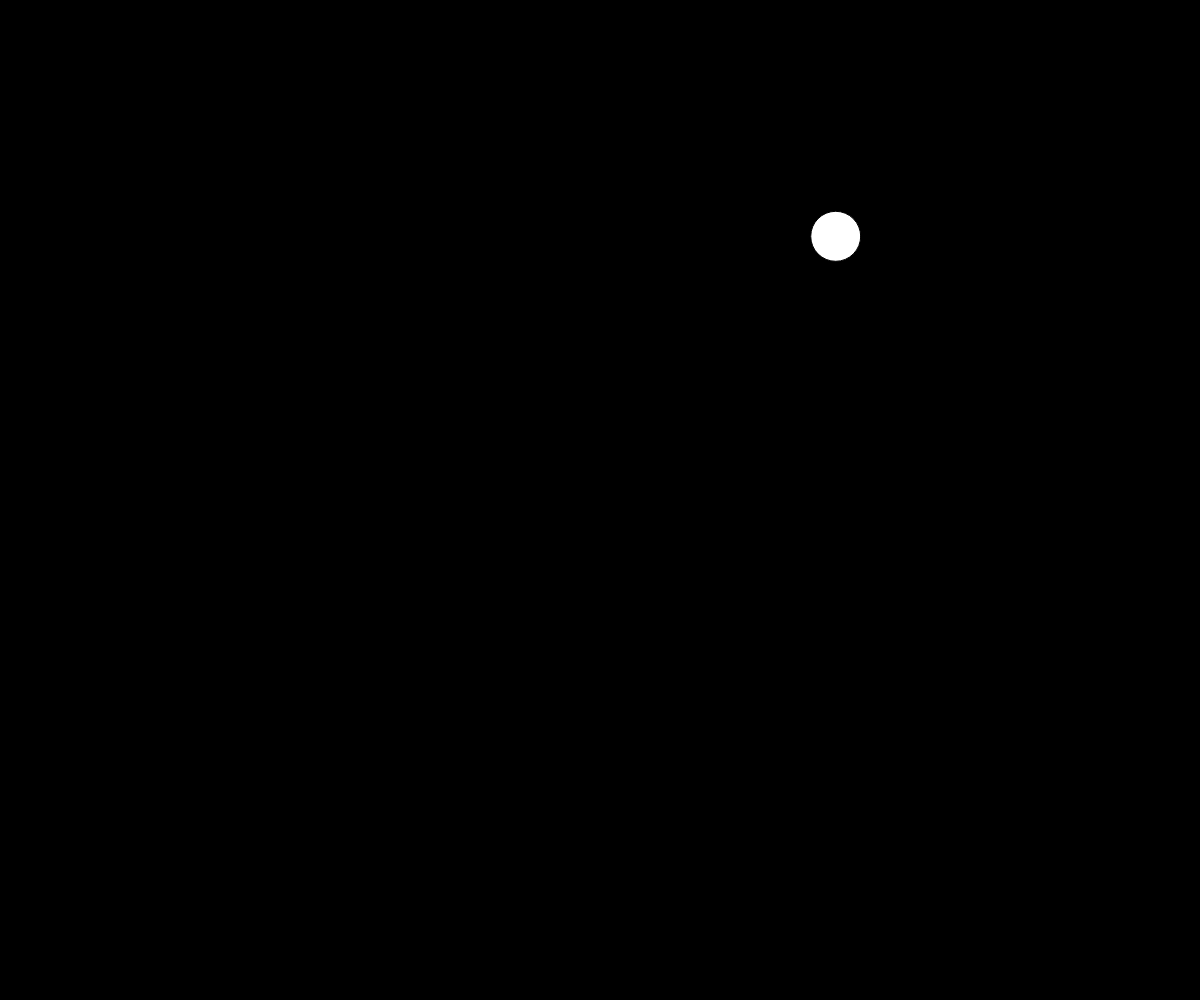
Frame 1 (no input)
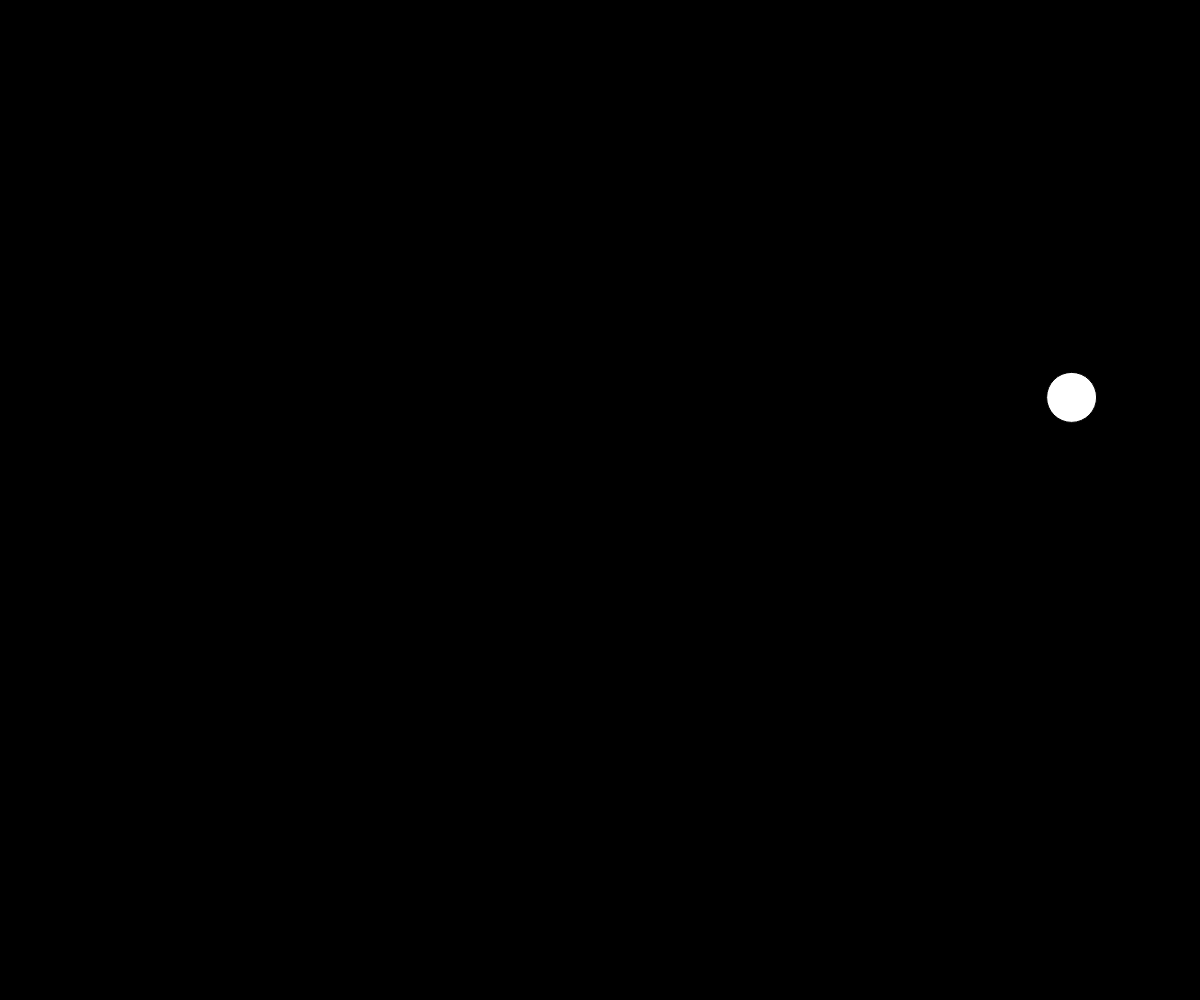
Frame 60 (no input)
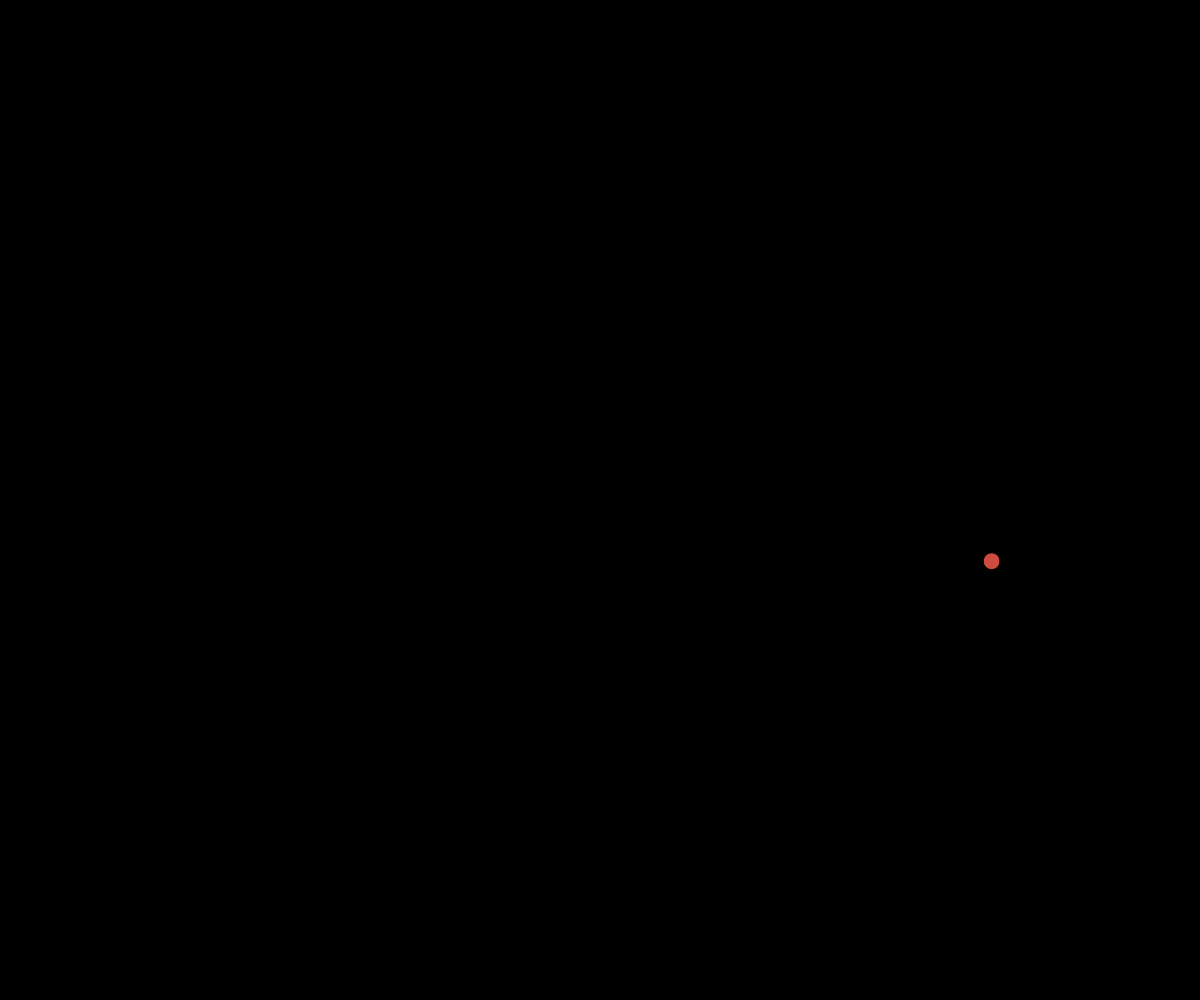
Frame 120 (the mouse pressed at the canvas centre since frame 60)

The p5.js sketch that drew these frames (run headless with seeded random() and noise() and a simulated clock; from frame 60 on, the mouse is pressed at the canvas centre):

// p5.js sketch
// ── sketch.js
let x, y; // ball position
let ballSize = 50
let xvel;
let yvel;
let shape;

function setup() {
  createCanvas(windowWidth, windowHeight);
  x = random(50, width - ballSize);
  y = random(50, height - ballSize);
  xvel = random(1, 5);
  yvel = random(1, 6);
}

function draw() {
  background(0);
  ellipse(x, y, ballSize)

  x += xvel;
  y += yvel;

  if (x + ballSize >= width || x <= 0) {
    xvel = -xvel
    fill(random (255), random(255), random(255))
    ballSize = random(10, 50)
    
  }

  if (y + ballSize >= height || y <= 0) {
    yvel = -yvel
    fill(random (255), random(255), random(255))
    ballSize = random(10, 50)
    
  }
}
